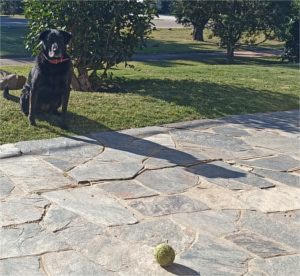
#> input picture tp2/assets/dog1ss.jpg, 300 x 276 px
$ jupyter execute images_test.ipynb
#> lines starting #> are read from the running program, lines starting #| are printed output that depends on the picture
# Ejercicio 4.2

[cell 1]
import numpy as np
import matplotlib.pyplot as plt
from PIL import Image
from scipy import fftpack

[cell 2]
imga = np.array(Image.open('../assets/dog1ss.jpg').convert("L"))
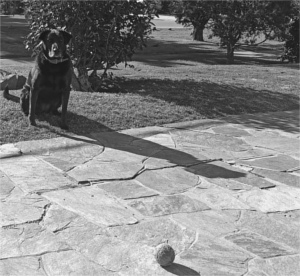
#> imga: shape (276, 300); min 23, max 252, mean 134
imgb = np.array(Image.open('../assets/dog2ss.jpg').convert('L'))
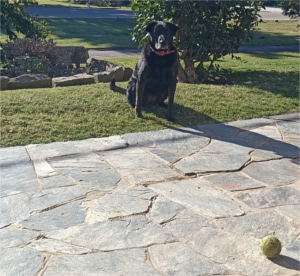
#> input picture tp2/assets/dog2ss.jpg, 300 x 276 px
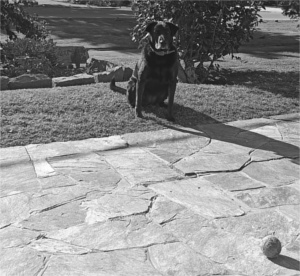
#> imgb: shape (276, 300); min 21, max 255, mean 141.2

plt.figure(figsize=(12, 6))

plt.subplot(1, 2, 1)
plt.imshow(imga, cmap='gray', vmin=0, vmax=255)
plt.title("Imagen 1")

plt.subplot(1, 2, 2)
plt.imshow(imgb, cmap='gray', vmin=0, vmax=255)
plt.title("Imagen 2")

plt.tight_layout()
plt.show()
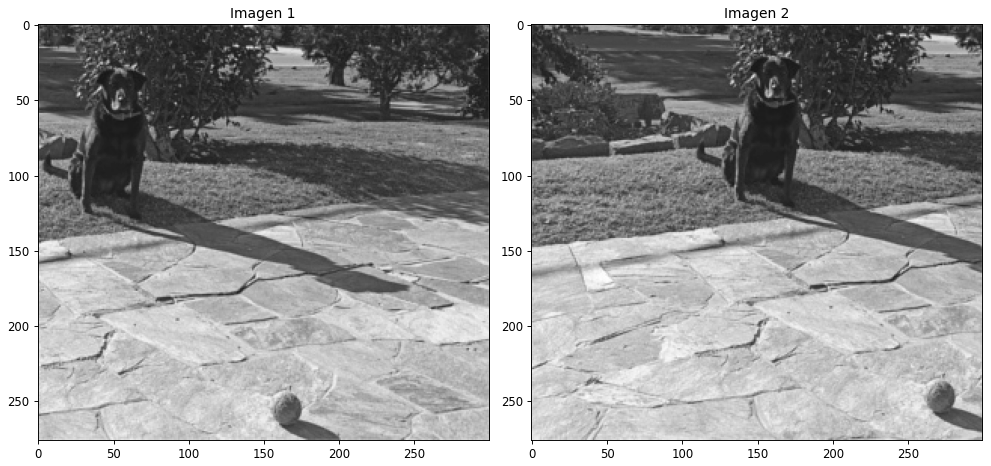
#> figure drawn by matplotlib, 2 panels

[cell 3]
# 2D-DFT
fft_a = fftpack.fft2(imga)
fft_b = fftpack.fft2(imgb)
# Conjugate
fft_b_c = np.conj(fft_b)
# Hadamart Product
result = np.multiply(fft_a, fft_b_c)
# Normalize
result_normalized = (result - result.min()) / (result.max() - result.min()) * 255
# R(u,v)
epsilon = 1e-10
R_u_v = np.divide(result, result_normalized + epsilon)
# DFT^-1
dft_inverse = fftpack.ifft(R_u_v)
# El DFT-1 me muestra el desplazamiento de cada pixel

[cell 4]
# Tomar la magnitud
dft_magnitude = np.abs(dft_inverse)
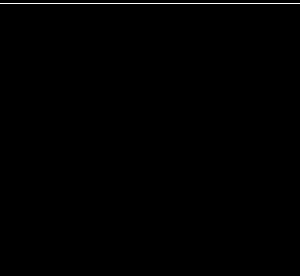
#> dft_magnitude: shape (276, 300) float64; min 68938.5, max 3.37e+18, mean 1.22e+16; drawn with min black and max white

# Encontrar el índice del valor máximo
max_idx = np.unravel_index(np.argmax(dft_magnitude), dft_magnitude.shape)
#> max_idx = (3, 193)

# Desplazamiento en x y y
deltay, deltax = max_idx
#> deltay = 3; deltax = 193

print(f"Desplazamiento en x: {deltax}")
#| Desplazamiento en x: 193
print(f"Desplazamiento en y: {deltay}")
#| Desplazamiento en y: 3
